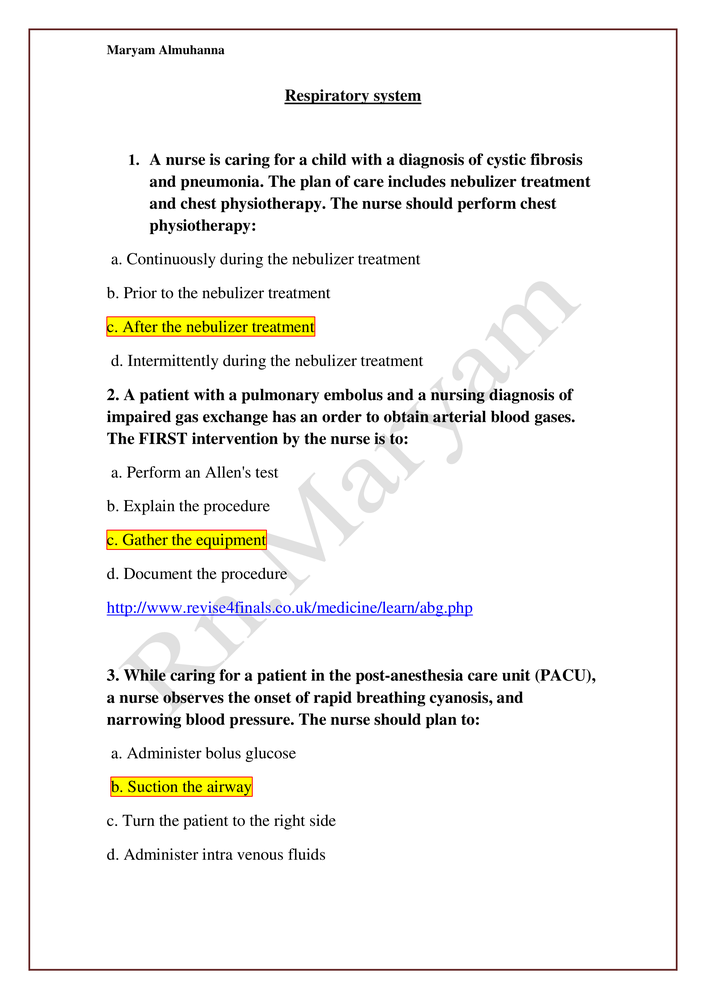
#> input picture highlight_detection.png, 706 x 999 px, shrunk from 2481 x 3508 before the run
$ python -i highlight_detector.py   (imports and definitions only)
#> lines starting #> are read from the running program, lines starting #| are printed output that depends on the picture; after the words box and inside, x2 and y2 are one past the last pixel; in counts of white or black regions, pixels touching at a corner belong together
### extractor/rectangle_merger.py
class RectangleMerger:
    """
    Merge highlight rectangles that belong to the same answer.
    """

    def __init__(self, max_vertical_gap=50, max_x_difference=40):
        self.max_vertical_gap = max_vertical_gap
        self.max_x_difference = max_x_difference

    def merge(self, rectangles):

        if not rectangles:
            return []

        # sort from top to bottom
        rectangles = sorted(rectangles, key=lambda r: r[1])

        merged = []

        current = rectangles[0]

        for rect in rectangles[1:]:

            if self.should_merge(current, rect):
                current = self.combine(current, rect)
            else:
                merged.append(current)
                current = rect

        merged.append(current)

        return merged

    def should_merge(self, r1, r2):

        x1, y1, w1, h1 = r1
        x2, y2, w2, h2 = r2

        vertical_gap = y2 - (y1 + h1)

        same_column = abs(x1 - x2) < self.max_x_difference

        width_ratio = min(w1, w2) / max(w1, w2)

        return (
            vertical_gap <= self.max_vertical_gap
            and same_column
            and width_ratio > 0.6
        )
    # [17 lines left out: function combine, not called in this run]

### archives/extractor_cv_archive/highlight_detector.py
import cv2
import numpy as np
from extractor.rectangle_merger import RectangleMerger


class HighlightDetector:
    def __init__(self, image_path):
#> called with image_path = '../../highlight_detection.png'
        self.image = cv2.imread(image_path)
#> self.image is the input picture: shape (999, 706, 3); mean B, G, R 240.9, 243.2, 244.1

        if self.image is None:
            raise ValueError(f"Could not load image: {image_path}")

    def detect(self, save_debug=True):
        """
        Detect highlighted answers.

        Returns:
        [
            {
                "image": cropped_image,
                "bbox": (x, y, w, h)
            }
        ]
        """
#> called with save_debug = True

        hsv = cv2.cvtColor(self.image, cv2.COLOR_BGR2HSV)
#> hsv: shape (999, 706, 3); mean H, S, V 1.3, 5.4, 244.7

        # Yellow highlight range
        lower_yellow = np.array([20, 80, 80])
        upper_yellow = np.array([40, 255, 255])

        mask = cv2.inRange(hsv, lower_yellow, upper_yellow)
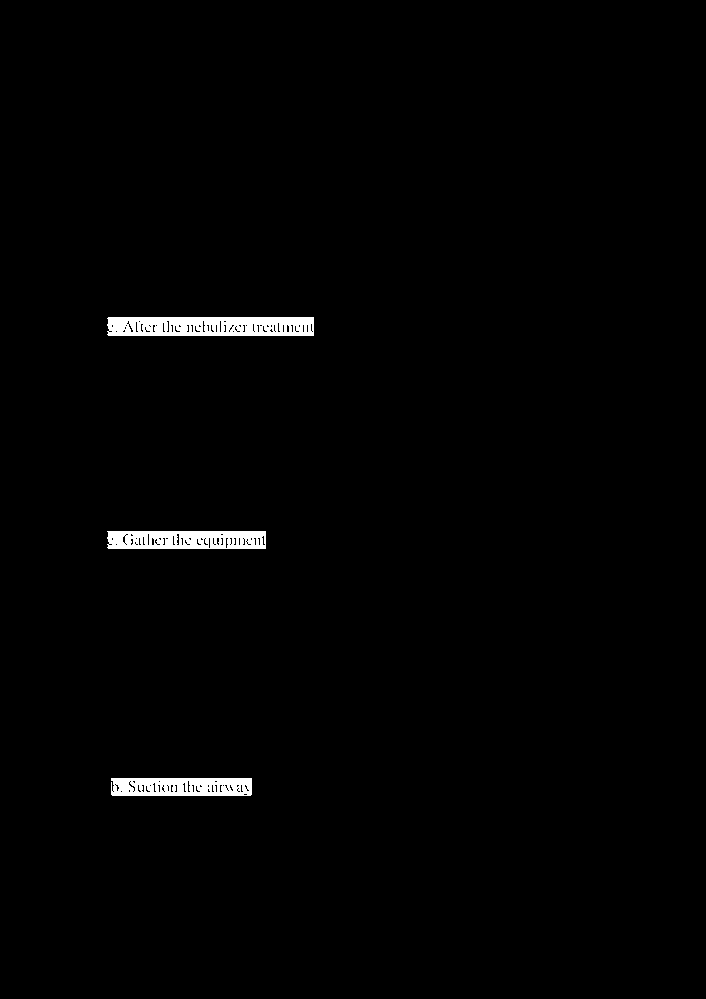
#> mask: shape (999, 706); 1.2% white; 3 white regions, box (x1, y1, x2, y2) and area: (107, 317, 314, 336) 3568, (107, 531, 266, 549) 2551, (111, 778, 252, 796) 2289

        # Remove tiny noise
        kernel = np.ones((3, 3), np.uint8)
        mask = cv2.morphologyEx(
            mask,
            cv2.MORPH_OPEN,
            kernel
        )
#> mask: shape (999, 706); 1.1% white; 6 white regions (3 under 20 px)

        contours, _ = cv2.findContours(
            mask,
            cv2.RETR_EXTERNAL,
            cv2.CHAIN_APPROX_SIMPLE
        )
#> contours = 3 contours; box (x1, y1, x2, y2) and area: (108, 317, 314, 336) 3657, (108, 531, 266, 549) 2518, (111, 778, 252, 796) 2324

        rectangles = []

        padding = 5

        for contour in contours:

            x, y, w, h = cv2.boundingRect(contour)

            # Ignore tiny detections
            if w * h < 500:
                continue

            x = max(0, x - padding)
            y = max(0, y - padding)

            w = min(self.image.shape[1] - x, w + padding * 2)
            h = min(self.image.shape[0] - y, h + padding * 2)

            rectangles.append((x, y, w, h))
#> this loop made 3 passes
#> (x, y, w, h) on passes 1 to 3: (106, 773, 151, 28), (103, 526, 168, 28), (103, 312, 216, 29)
#> after the loop, rectangles = [(106, 773, 151, 28), (103, 526, 168, 28), (103, 312, 216, 29)]

        # Merge multiline highlights
        merger = RectangleMerger(
            max_vertical_gap=60,
            max_x_difference=40
        )

        rectangles = merger.merge(rectangles)
#> in merge, `rectangles = sorted(rectangles, key=lambda r: r[1])`: rectangles = [(103, 312, 216, 29), (103, 526, 168, 28), (106, 773, 151, 28)]
#> in merge, `current = rectangles[0]`: current = (103, 312, 216, 29)
#> the loop in merge, `for rect in rectangles[1:]: ` made 2 passes
#> (x1 in should_merge, y1 in should_merge, w1 in should_merge, h1 in should_merge, x2 in should_merge, y2 in should_merge, w2 in should_merge, h2 in should_merge) on passes 1 to 2: (103, 312, 216, 29, 103, 526, 168, 28), (103, 526, 168, 28, 106, 773, 151, 28)
#> after the loop in merge, `for rect in rectangles[1:]:`: merged = [(103, 312, 216, 29), (103, 526, 168, 28)]

        debug = self.image.copy()

        detected = []

        for x, y, w, h in rectangles:

            crop = self.image[
                y:y+h,
                x:x+w
            ]

            detected.append({
                "image": crop,
                "bbox": (x, y, w, h)
            })

            if save_debug:
                cv2.rectangle(
                    debug,
                    (x, y),
                    (x + w, y + h),
                    (0, 0, 255),
                    2
                )
#> this loop made 3 passes
#> pass 1, in detect, `crop = self.image[ y:y+h, x:x+w ]`:
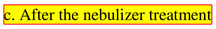
#> crop: shape (29, 216, 3); mean B, G, R 83.1, 212.6, 231
#> pass 2, in detect, `crop = self.image[ y:y+h, x:x+w ]`:
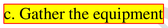
#> crop: shape (28, 168, 3); mean B, G, R 78.8, 210.6, 228.9
#> pass 3, in detect, `crop = self.image[ y:y+h, x:x+w ]`:
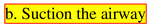
#> crop: shape (28, 151, 3); mean B, G, R 81.7, 212.7, 231.3
#> after the loop:
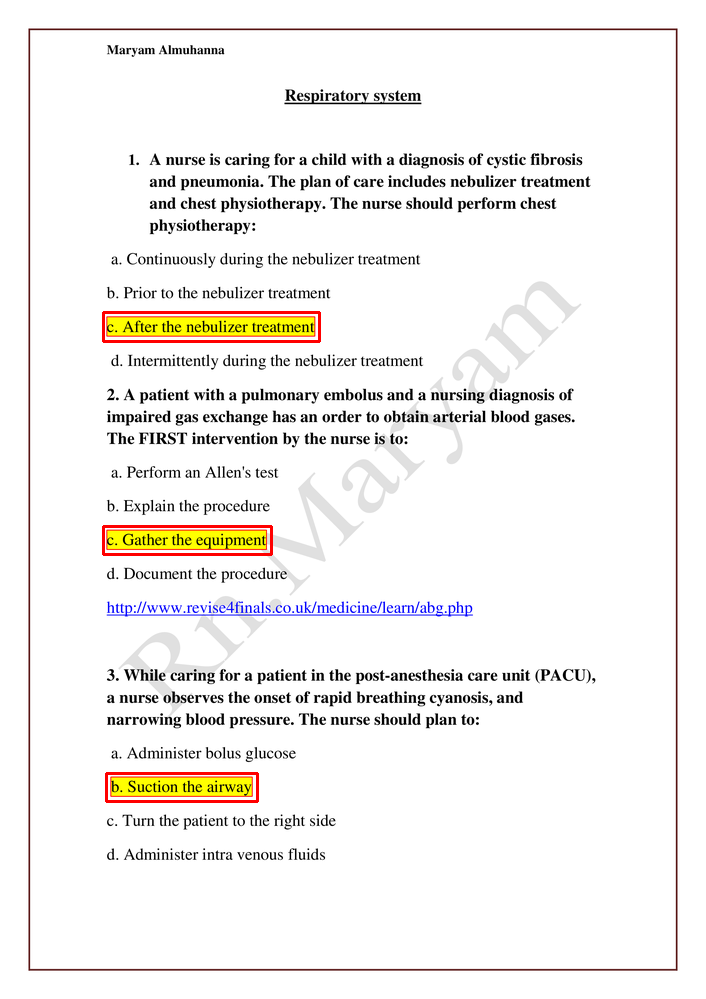
#> debug: shape (999, 706, 3); 0.53% of pixels changed, all inside (x1, y1, x2, y2) = (102, 311, 321, 803)
#> after the loop, detected = 3 items

        # Sort from top to bottom
        detected.sort(
            key=lambda item: item["bbox"][1]
        )

        if save_debug:
            cv2.imwrite(
                "highlight_debug.png",
                debug
            )

        return detected

>>> result = HighlightDetector('../../highlight_detection.png').detect()
#> result = 3 items
